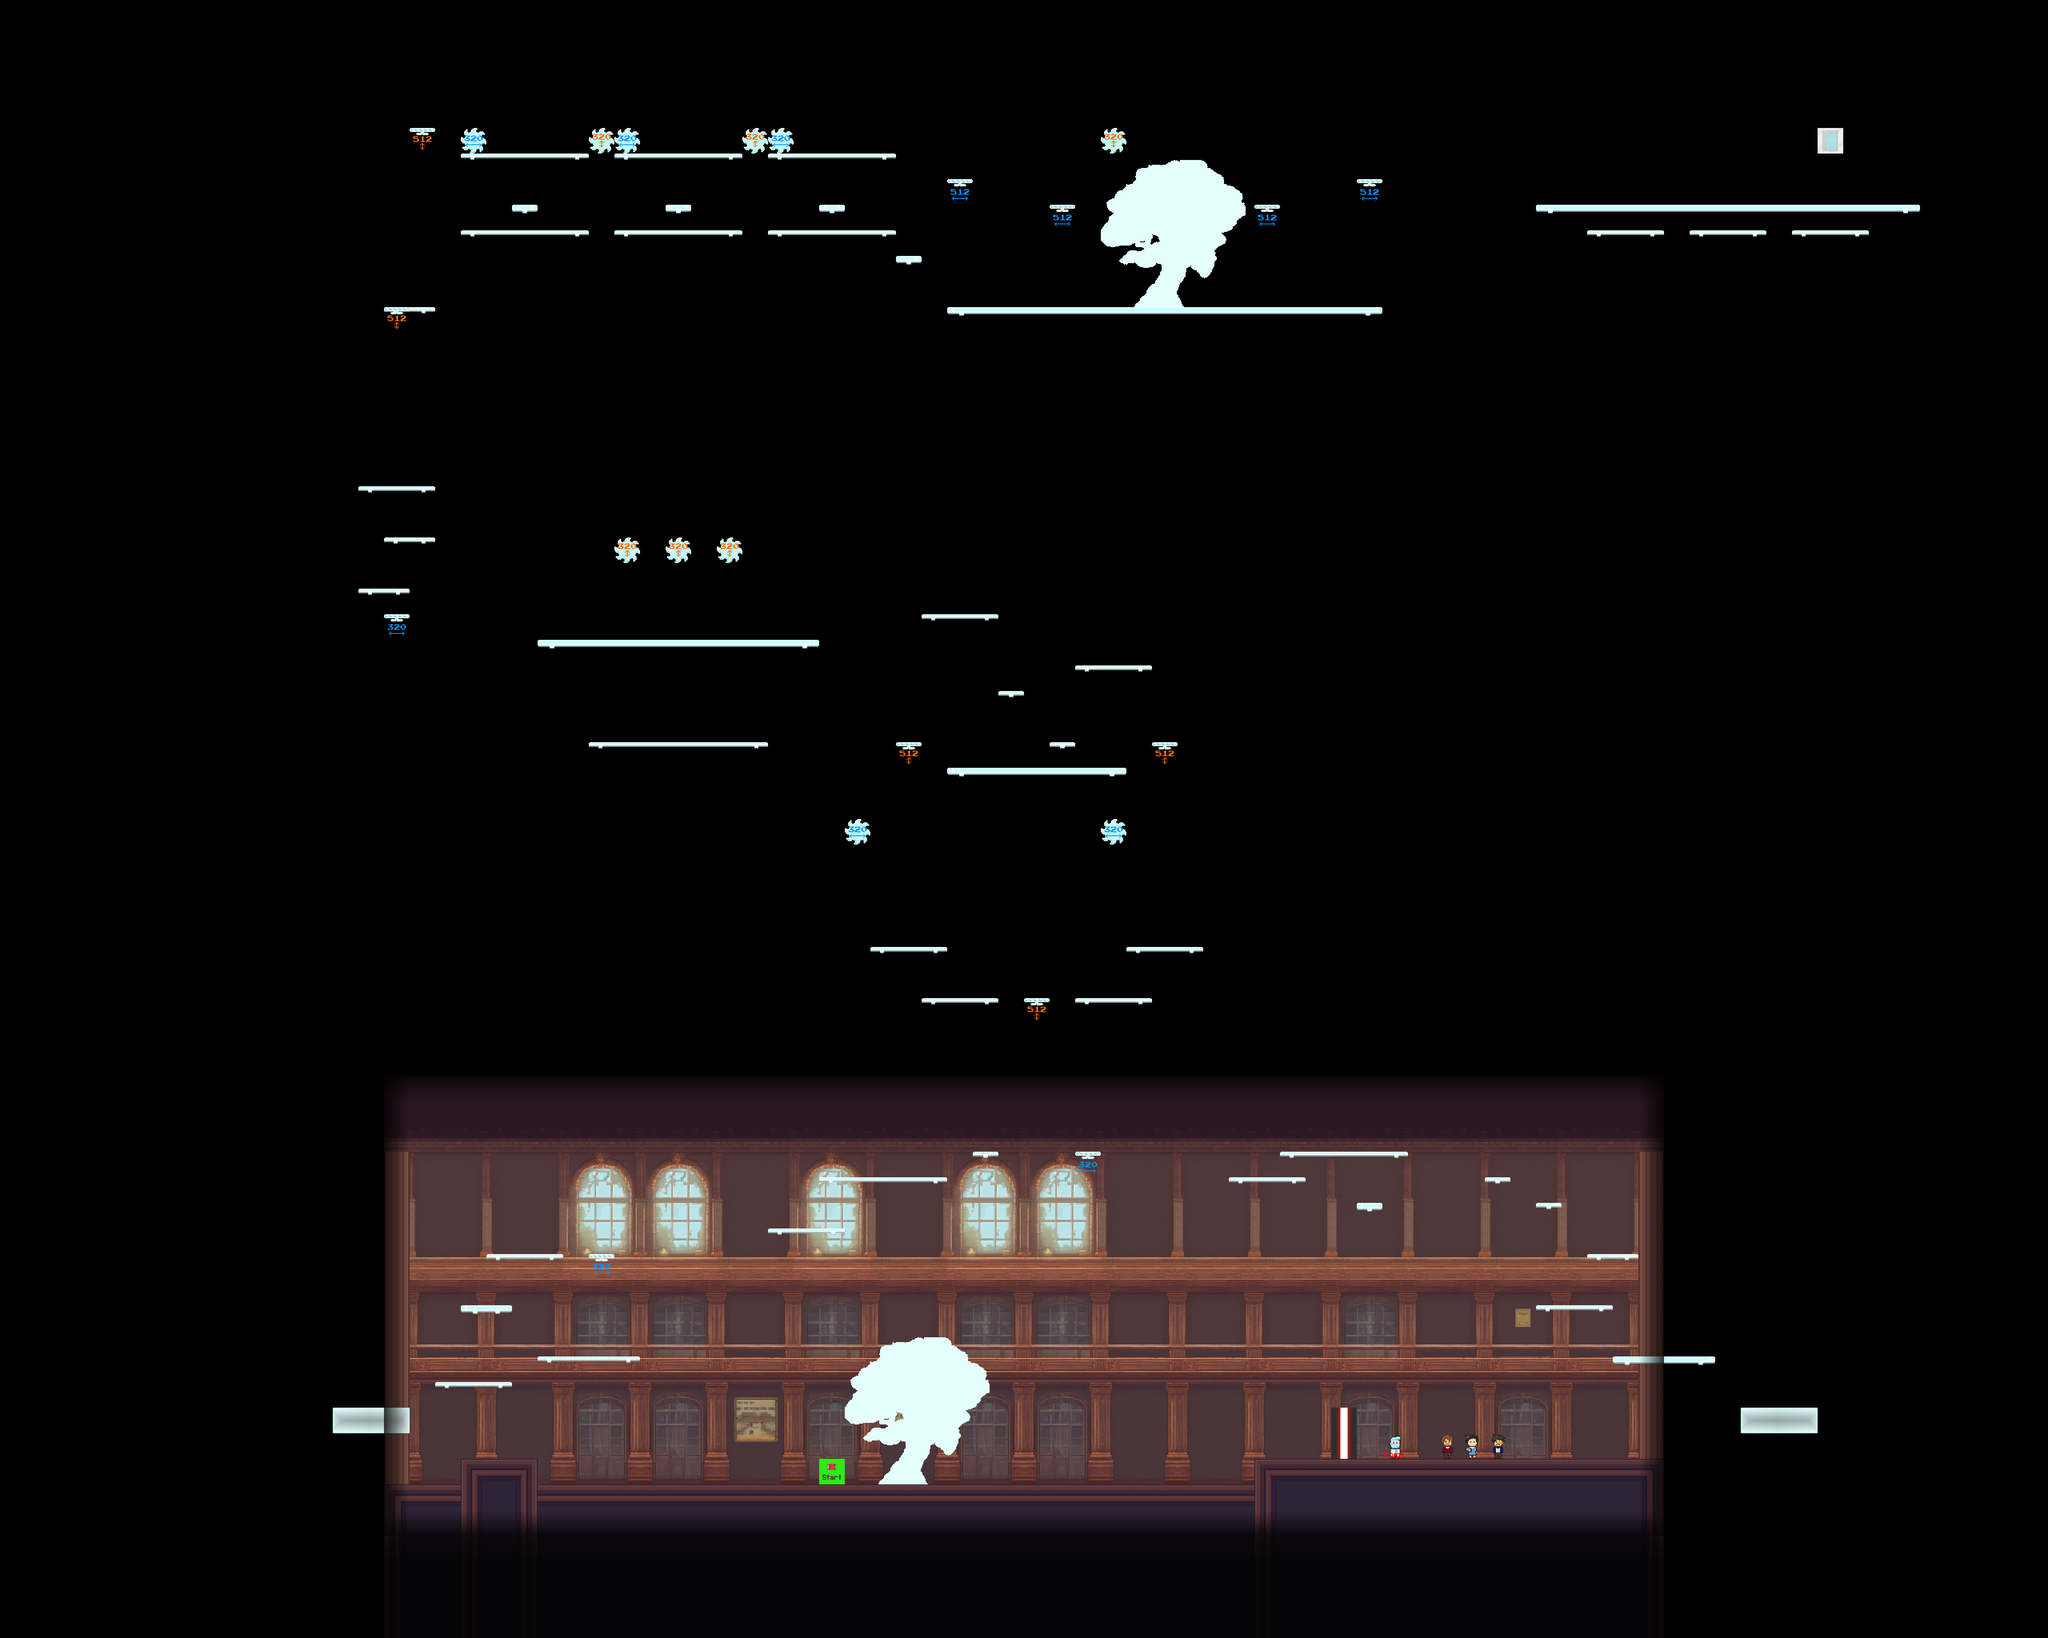

A 2D game scene composited from a Tiled map and its tileset images. What follows is a short description and the map's XML, with each tile layer's data collapsed to a summary:
An orthogonal 80x64 tile map with 64x64 px tiles, 24 tile layers (UnderBgDecoration, Background, PastGround, FutureGround, ...), 5 hidden layers not drawn, 13 tilesets.

<map version="1.10" tiledversion="1.10.2" orientation="orthogonal" renderorder="left-up" width="80" height="64" tilewidth="64" tileheight="64" infinite="0" nextlayerid="39" nextobjectid="1">
 <editorsettings>
  <export target="../3/level3.csv" format="csv" />
 </editorsettings>
 <tileset firstgid="1" source="../tilesets/fadeTiles.tsx" />
 <tileset firstgid="11" source="../tilesets/setup_tiles.tsx" />
 <tileset firstgid="13" source="../tilesets/animatedObjTiles.tsx" />
 <tileset firstgid="14" source="../tilesets/objects.tsx" />
 <tileset firstgid="202" source="../tilesets/particles.tsx" />
 <tileset firstgid="207" source="../tilesets/npcs.tsx" />
 <tileset firstgid="212" source="../tilesets/auditoriumTiles.tsx" />
 <tileset firstgid="266" source="../tilesets/scriptedObjects.tsx" />
 <tileset firstgid="270" source="../tilesets/streetTiles.tsx" />
 <tileset firstgid="333" source="../tilesets/corpsTiles.tsx" />
 <tileset firstgid="459" source="../tilesets/platforms.tsx" />
 <tileset firstgid="468" source="../tilesets/helicopters.tsx" />
 <tileset firstgid="474" source="../tilesets/saws.tsx" />
 <layer id="28" name="UnderBgDecoration" width="80" height="64">
  <data>[5120 cells, 0 non-empty, 0 distinct tile ids]</data>
 </layer>
 <layer id="12" name="Background" width="80" height="64">
  <data>[5120 cells, 759 non-empty, 85 distinct tile ids]</data>
 </layer>
 <layer id="31" name="PastGround" width="80" height="64">
  <data>[5120 cells, 43 non-empty, 3 distinct tile ids]</data>
 </layer>
 <layer id="32" name="FutureGround" width="80" height="64">
  <data>[5120 cells, 27 non-empty, 9 distinct tile ids]</data>
 </layer>
 <layer id="34" name="PastPlatforms" width="80" height="64">
  <data>[5120 cells, 0 non-empty, 0 distinct tile ids]</data>
 </layer>
 <layer id="33" name="FuturePlatforms" width="80" height="64">
  <data>[5120 cells, 170 non-empty, 8 distinct tile ids]</data>
 </layer>
 <layer id="38" name="PastSaws" width="80" height="64">
  <data>[5120 cells, 0 non-empty, 0 distinct tile ids]</data>
 </layer>
 <layer id="37" name="FutureSaws" width="80" height="64">
  <data>[5120 cells, 11 non-empty, 2 distinct tile ids]</data>
 </layer>
 <layer id="36" name="PastHelicopters" width="80" height="64">
  <data>[5120 cells, 0 non-empty, 0 distinct tile ids]</data>
 </layer>
 <layer id="35" name="FutureHelicopters" width="80" height="64">
  <data>[5120 cells, 13 non-empty, 3 distinct tile ids]</data>
 </layer>
 <layer id="1" name="Ground" width="80" height="64">
  <data>[5120 cells, 298 non-empty, 6 distinct tile ids]</data>
 </layer>
 <layer id="8" name="bgDecoration" width="80" height="64">
  <data>[5120 cells, 0 non-empty, 0 distinct tile ids]</data>
 </layer>
 <layer id="18" name="PastBg" width="80" height="64">
  <data>[5120 cells, 3 non-empty, 3 distinct tile ids]</data>
 </layer>
 <layer id="17" name="FutureBg" width="80" height="64">
  <data>[5120 cells, 2 non-empty, 1 distinct tile ids]</data>
 </layer>
 <layer id="10" name="Enemies" width="80" height="64" visible="0">
  <data>[5120 cells, 0 non-empty, 0 distinct tile ids]</data>
 </layer>
 <layer id="11" name="Constraints" width="80" height="64" visible="0">
  <data>[5120 cells, 0 non-empty, 0 distinct tile ids]</data>
 </layer>
 <layer id="26" name="Npcs" width="80" height="64">
  <data>[5120 cells, 4 non-empty, 4 distinct tile ids]</data>
 </layer>
 <layer id="9" name="Player" width="80" height="64">
  <data>[5120 cells, 1 non-empty, 1 distinct tile ids]</data>
 </layer>
 <layer id="6" name="Decoration" width="80" height="64">
  <data>[5120 cells, 0 non-empty, 0 distinct tile ids]</data>
 </layer>
 <layer id="16" name="PastObjects" width="80" height="64" visible="0">
  <data>[5120 cells, 0 non-empty, 0 distinct tile ids]</data>
 </layer>
 <layer id="15" name="FutureObjects" width="80" height="64">
  <data>[5120 cells, 0 non-empty, 0 distinct tile ids]</data>
 </layer>
 <layer id="25" name="PastAnimatedObjects" width="80" height="64">
  <data>[5120 cells, 0 non-empty, 0 distinct tile ids]</data>
 </layer>
 <layer id="13" name="AnimatedObjects" width="80" height="64" visible="0">
  <data>[5120 cells, 0 non-empty, 0 distinct tile ids]</data>
 </layer>
 <layer id="22" name="PastParticleSources" width="80" height="64">
  <data>[5120 cells, 0 non-empty, 0 distinct tile ids]</data>
 </layer>
 <layer id="21" name="ParticleSources" width="80" height="64" visible="0">
  <data>[5120 cells, 0 non-empty, 0 distinct tile ids]</data>
 </layer>
 <layer id="29" name="PastFades" width="80" height="64">
  <data>[5120 cells, 332 non-empty, 10 distinct tile ids]</data>
 </layer>
 <layer id="30" name="FutureFades" width="80" height="64">
  <data>[5120 cells, 0 non-empty, 0 distinct tile ids]</data>
 </layer>
 <layer id="2" name="Fades" width="80" height="64">
  <data>[5120 cells, 0 non-empty, 0 distinct tile ids]</data>
 </layer>
 <layer id="27" name="ScriptedObjects" width="80" height="64">
  <data>[5120 cells, 3 non-empty, 2 distinct tile ids]</data>
 </layer>
</map>